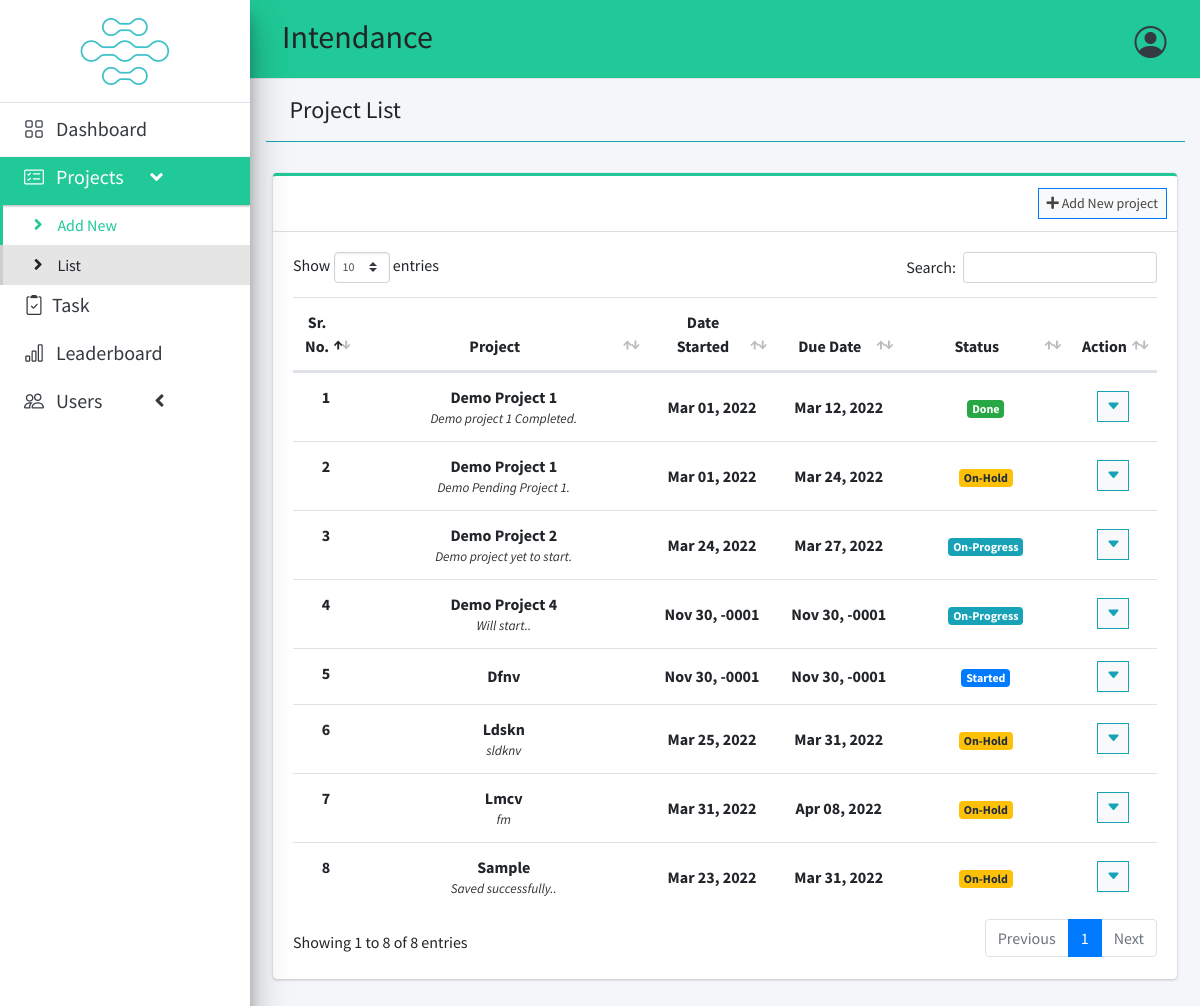
The app's page /index.php?page=project_list (signed in) with its own data.
### tables this page shows
CREATE TABLE `tp_data` (
  `id` int(30) NOT NULL,
  `name` varchar(200) NOT NULL,
  `description` text NOT NULL,
  `status` int(2) NOT NULL,
  `start_date` date NOT NULL,
  `end_date` date NOT NULL,
  `manager_id` int(30) NOT NULL,
  `user_ids` text NOT NULL,
  `date_created` datetime NOT NULL DEFAULT current_timestamp(),
  `tp_rating` int(10) DEFAULT NULL,
  `user_names` text NOT NULL
);

### project_list.php (the view, shortened to what this page needs)
<?php include'db_connect.php' ?>
<div class="col-lg-12">
	<div class="card card-outline card-teal">
		<div class="card-header">
            <?php if($_SESSION['login_type'] != 3): ?>
			<div class="card-tools">
				<a class="btn btn-block btn-sm btn-default btn-flat border-primary" href="./index.php?page=new_project"><i class="fa fa-plus"></i> Add New project</a>
			</div>
            <?php endif; ?>
		</div>
		<div class="card-body">
			<table class="table tabe-hover table-condensed" id="list">
				<colgroup>
					<col width="5%">
					<col width="35%">
					<col width="15%">
					<col width="15%">
					<col width="20%">
					<col width="10%">
				</colgroup>
				<thead>
					<tr>
						<th class="text-center">Sr. No.</th>
						<th class="text-center">Project</th>
						<th class="text-center">Date Started</th>
						<th class="text-center">Due Date</th>
						<th class="text-center">Status</th>
						<th class="text-center">Action</th>
					</tr>
				</thead>
				<tbody>
					<?php
					$i = 1;
					$stat = array("Pending","Started","On-Progress","On-Hold","Over Due","Done");
					$where = "";
					$qry = $conn->query("SELECT * FROM tp_data $where order by name asc");
					while($row= $qry->fetch_assoc()):
						$trans = get_html_translation_table(HTML_ENTITIES,ENT_QUOTES);
						unset($trans["\""], $trans["<"], $trans[">"], $trans["<h2"]);
						$desc = strtr(html_entity_decode($row['description']),$trans);
						$desc=str_replace(array("<li>","</li>"), array("",", "), $desc);
		                $cprog = $conn->query("SELECT * FROM it_data where project_id = {$row['id']} and status = 3")->num_rows;
		                $prod = $conn->query("SELECT * FROM usr_activity where project_id = {$row['id']}")->num_rows;
						if($row['status'] == 0 && strtotime(date('Y-m-d')) >= strtotime($row['start_date'])):
						if($prod  > 0  || $cprog > 0)
		                  $row['status'] = 2;
		                else
		                  $row['status'] = 1;
						elseif($row['status'] == 0 && strtotime(date('Y-m-d')) > strtotime($row['end_date'])):
						$row['status'] = 4;
						endif;
					?>
					<tr>
						<th class="text-center"><?php echo $i++ ?></th>
						<td class="text-center">
							<p><b><?php echo ucwords($row['name']) ?></b></p>
							<p class="truncate"><?php echo strip_tags($desc) ?></p>
						</td>
						<td class="text-center"><b><?php echo date("M d, Y",strtotime($row['start_date'])) ?></b></td>
						<td class="text-center"><b><?php echo date("M d, Y",strtotime($row['end_date'])) ?></b></td>
						<td class="text-center">
							<?php
							  if($stat[$row['status']] =='Pending'){
							  	echo "<span class='badge badge-secondary'>{$stat[$row['status']]}</span>";
							  }elseif($stat[$row['status']] =='Started'){
							  	echo "<span class='badge badge-primary'>{$stat[$row['status']]}</span>";
							  }elseif($stat[$row['status']] =='On-Progress'){
							  	echo "<span class='badge badge-info'>{$stat[$row['status']]}</span>";
							  }elseif($stat[$row['status']] =='On-Hold'){
							  	echo "<span class='badge badge-warning'>{$stat[$row['status']]}</span>";
							  }elseif($stat[$row['status']] =='Over Due'){
							  	echo "<span class='badge badge-danger'>{$stat[$row['status']]}</span>";
							  }elseif($stat[$row['status']] =='Done'){
							  	echo "<span class='badge badge-success'>{$stat[$row['status']]}</span>";
							  }
							?>
						</td>
						<td class="text-center">
							<button type="button" class="btn btn-default btn-sm btn-flat border-info wave-effect text-info" data-toggle="dropdown" aria-expanded="true">
							<i class="bi bi-caret-down-fill"></i>
		                    </button>
						</td>
					</tr>
				<?php endwhile; ?>
				</tbody>
			</table>
		</div>
	</div>
</div>

### assets/css/styles.css (style rules this page uses)
.truncate { overflow: hidden; text-overflow: ellipsis; display: -webkit-box; -webkit-line-clamp: 3; -webkit-box-orient: vertical; font-size: smaller; color: #000000cf; font-style: italic; }

### project_list.php (style rules this page uses)
table p { margin: unset !important; }
table td { vertical-align: middle !important }

### records on screen
tp_data: name "Demo Project 1", description "Demo project 1 Completed.", start_date "Mar 01, 2022", end_date "Mar 12, 2022", status "Done"
tp_data: name "Demo Project 1", description "Demo Pending Project 1.", start_date "Mar 01, 2022", end_date "Mar 24, 2022", status "On-Hold"
tp_data: name "Demo Project 2", description "Demo project yet to start.", start_date "Mar 24, 2022", end_date "Mar 27, 2022", status "On-Progress"
tp_data: name "Demo Project 4", description "Will start..", start_date "Nov 30, -0001", end_date "Nov 30, -0001", status "On-Progress"
tp_data: name "Dfnv", start_date "Nov 30, -0001", end_date "Nov 30, -0001", status "Started"
tp_data: name "Ldskn", description "sldknv", start_date "Mar 25, 2022", end_date "Mar 31, 2022", status "On-Hold"
tp_data: name "Lmcv", description "fm", start_date "Mar 31, 2022", end_date "Apr 08, 2022", status "On-Hold"
tp_data: name "Sample", description "Saved successfully..", start_date "Mar 23, 2022", end_date "Mar 31, 2022", status "On-Hold"

### other values on screen
$title "Project List"
